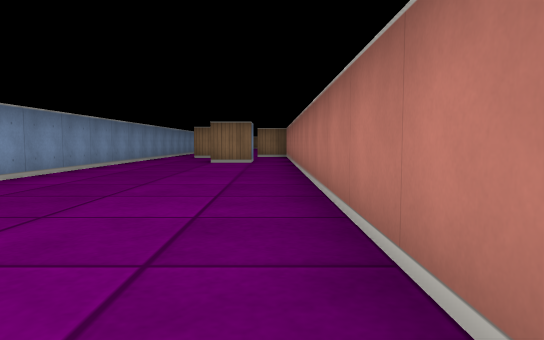
View 1 (above)

16 first-person views from a walk through a cub3D ray-caster map. The camera is about half as high as the walls, tilts 4° down and sees 70° across. The floor is counted in squares. Each view is taken from the middle of a square. On the plan, view 1 faces up. The plan holds only what a view shows up to about 9 squares ahead; the rest is blank.

View 2
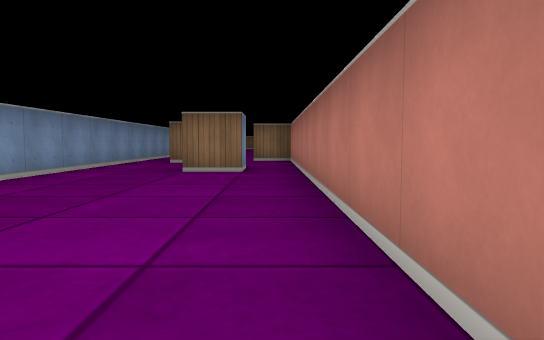

View 3
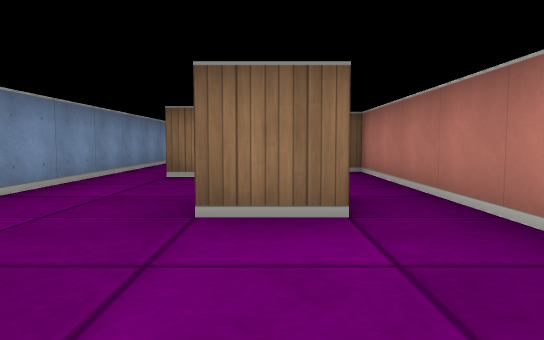

View 4
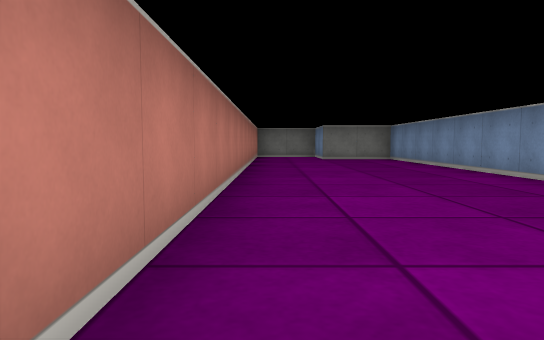

View 5
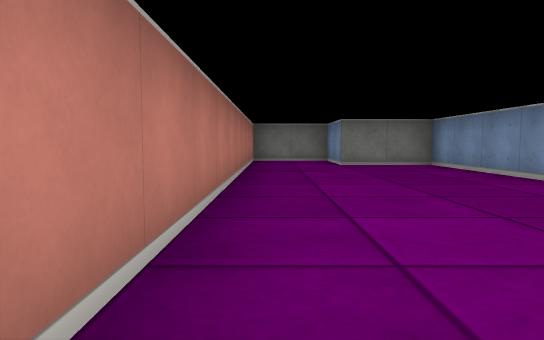

View 6
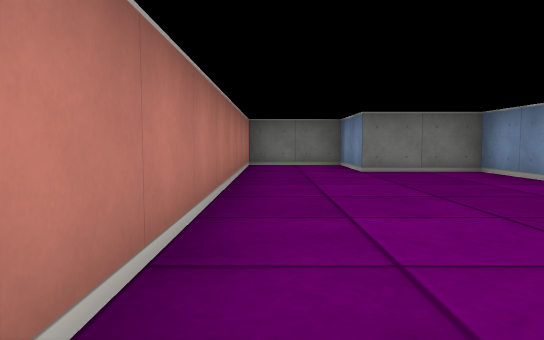

View 7
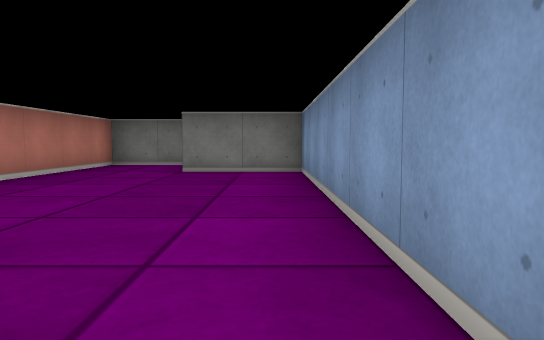

View 8
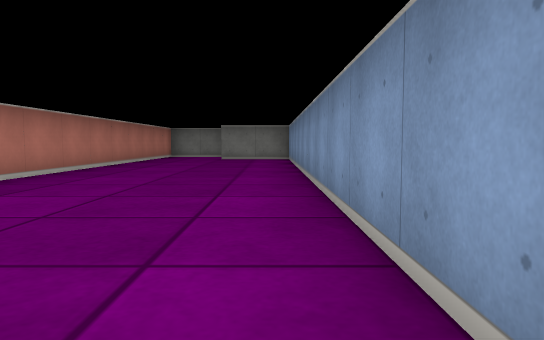

View 9
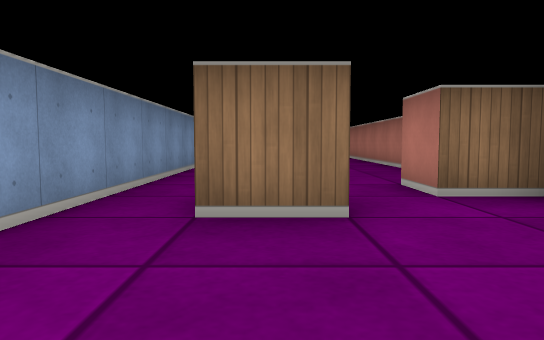

View 10
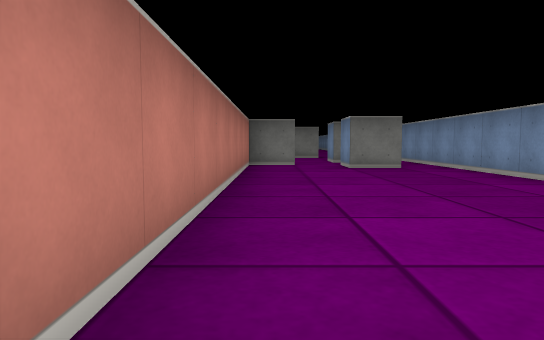

View 11
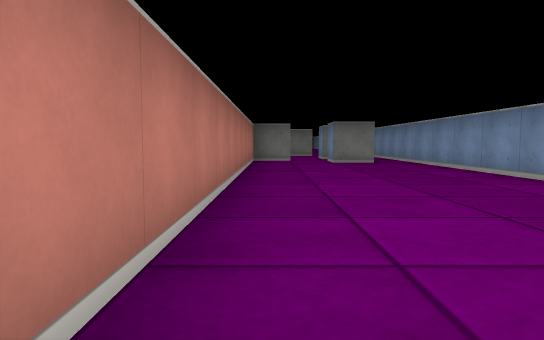

View 12
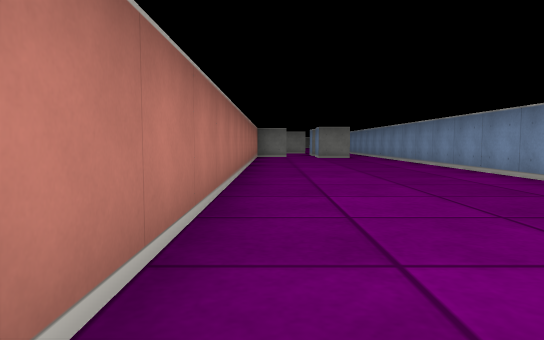

View 13
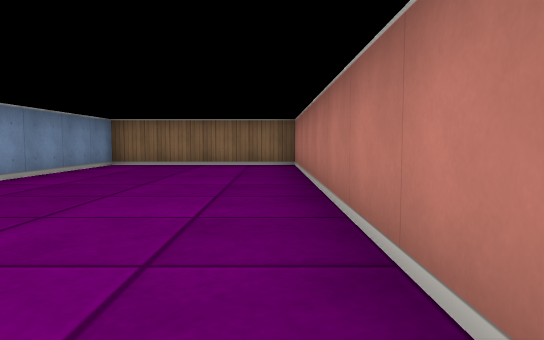

View 14
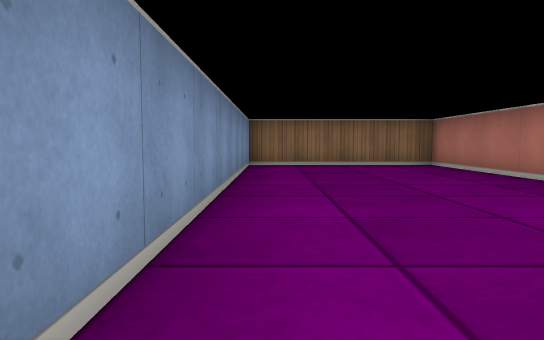

View 15
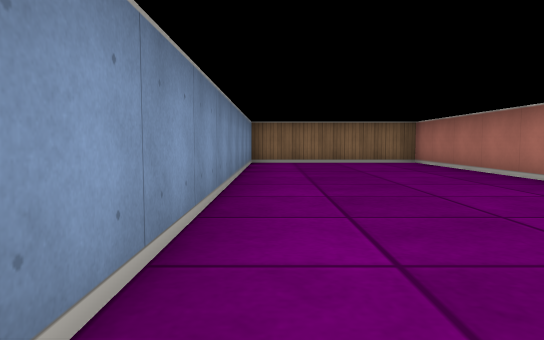

View 16
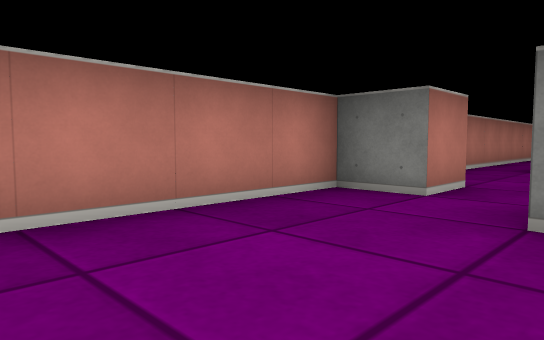

### Floor plan
Points are (right, up) in squares from view 1. A wall is a line through its corners. A room is listed if a view was taken in it or the views show most of it. See-through windows are left out.
Room 1 (views 1, 2, 3, 4, 5, 6, 7, 8, 9, 10, 11, 12, 13, 14, 15, 16)
walls: (-1.4, 12.5) (-2.5, 12.5); (-0.5, 10.4) (-0.5, 9.5) (-1.5, 9.5); (-2.6, 15.5) (-1.5, 15.5) (-1.5, 14.5); (-3.5, 3.4) (-3.5, -7.5) (-1.5, -7.5) (-1.5, -9.5) (0.5, -9.5) (0.5, 13.5) (-0.5, 13.5) (-0.5, 14.5) (0.5, 14.5) (0.5, 32.5) (-3.5, 32.5) (-3.5, 4.9)

Positions as (right, up) in squares from view 1, and headings:
1: (0, 0), facing up
2: (0, 3), facing up
3: (-1, 7), facing up
4: (0, 4), facing down
5: (0, 1), facing down
6: (0, -1), facing down
7: (-3, -1), facing down
8: (-3, 4), facing down
9: (-2, 10), facing up
10: (0, 23), facing down
11: (0, 25), facing down
12: (0, 28), facing down
13: (0, 24), facing up
14: (-3, 24), facing up
15: (-3, 23), facing up
16: (-2, 18), facing down-right
